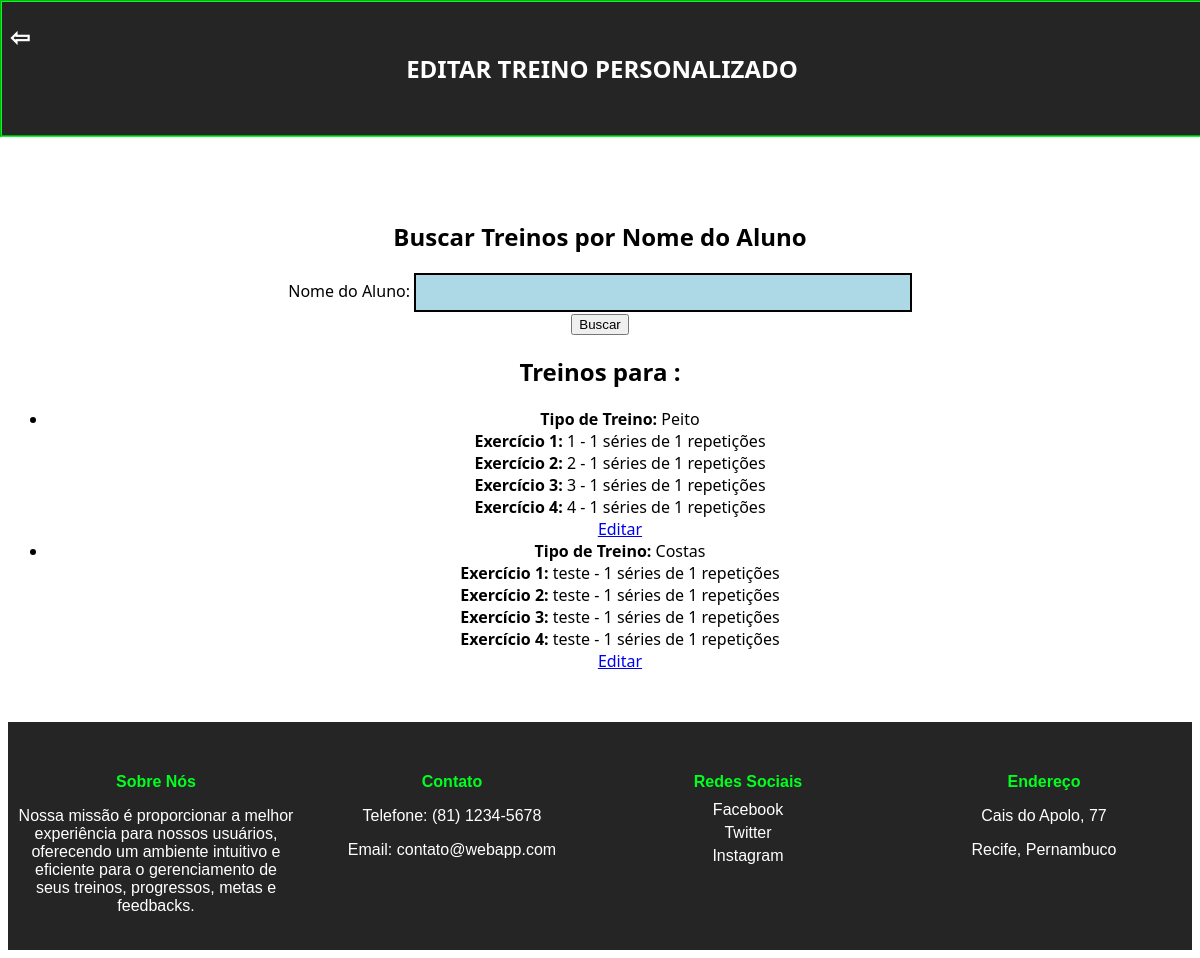
The app's page /editar_treinos/1/ with its own data.
### webapp/models.py (models this page shows, shortened)
class Treino(models.Model):
    TIPO_TREINO_CHOICES = (
        ('costas', 'Costas'),
        ('peito', 'Peito'),
        ('perna', 'Perna'),
        ('braco', 'Braço'),
    )
    aluno = models.ForeignKey(Dados, on_delete=models.CASCADE)
    tipo_treino = models.CharField(max_length=100, choices=TIPO_TREINO_CHOICES)
    exercicio1_nome = models.CharField(max_length=100)
    exercicio1_series = models.PositiveIntegerField()
    exercicio1_repeticoes = models.PositiveIntegerField()
    exercicio2_nome = models.CharField(max_length=100)
    exercicio2_series = models.PositiveIntegerField()
    exercicio2_repeticoes = models.PositiveIntegerField()
    exercicio3_nome = models.CharField(max_length=100)
    exercicio3_series = models.PositiveIntegerField()
    exercicio3_repeticoes = models.PositiveIntegerField()
    exercicio4_nome = models.CharField(max_length=100)
    exercicio4_series = models.PositiveIntegerField()
    exercicio4_repeticoes = models.PositiveIntegerField()

### webapp/views.py (the view)
# urls.py: path('editar_treinos/<int:treino_id>/', views.editar_treinos, name='editar_treinos'),
def editar_treinos(request, treino_id):
    treino = get_object_or_404(Treino, id=treino_id)
    if request.method == 'POST':
        form = TreinoEditForm(request.POST, instance=treino)
        if form.is_valid():
            form.save()
            mensagem_sucesso = "Treino editado com sucesso!"
    else:
        form = TreinoEditForm(instance=treino)
    return render(request, 'pagina_editar_treino.html', {
        'treino_edit_form': form,
        'treinos': Treino.objects.filter(aluno=treino.aluno),
        'nome_aluno_form': NomeAlunoForm(initial={'nome_aluno': treino.aluno.nome}),
    })

### webapp/forms.py
class TreinoEditForm(forms.ModelForm):
    class Meta:
        model = Treino
        fields = ['tipo_treino', 'exercicio1_nome', 'exercicio1_series', 'exercicio1_repeticoes',
                  'exercicio2_nome', 'exercicio2_series', 'exercicio2_repeticoes',
                  'exercicio3_nome', 'exercicio3_series', 'exercicio3_repeticoes',
                  'exercicio4_nome', 'exercicio4_series', 'exercicio4_repeticoes']

class NomeAlunoForm(forms.Form):
    nome_aluno = forms.CharField(label='Nome do Aluno', max_length=100)

### webapp/templates/pagina_editar_treino.html (shortened to what this page needs)
<!DOCTYPE html>
<html lang="pt-br">
<head>
</head>
<body>
    <div id="menu">
        <a href="{% url 'home_adm' %}">
            <h2 id="voltar" style="color: white;">⇦</h2>
        </a>
        <h2>EDITAR TREINO PERSONALIZADO</h2>
    </div>
     <div id="login_box">
        <h2>Buscar Treinos por Nome do Aluno</h2>
        <form method="post" action="{% url 'exibir_treinos' %}">
            <div class="input-group">
                <label for="nome_aluno">Nome do Aluno:</label>
                <input type="text" id="nome_aluno" name="nome_aluno" required>
            </div>
            <button type="submit">Buscar</button>
        </form>
    {% if treinos %}
    <h2>Treinos para {{ nome_aluno_form.cleaned_data.nome_aluno }}:</h2>
    <ul>
        {% for treino in treinos %}
        <li>
            <strong>Tipo de Treino:</strong> {{ treino.get_tipo_treino_display }}<br>
            <strong>Exercício 1:</strong> {{ treino.exercicio1_nome }} - {{ treino.exercicio1_series }} séries de {{ treino.exercicio1_repeticoes }} repetições<br>
            <strong>Exercício 2:</strong> {{ treino.exercicio2_nome }} - {{ treino.exercicio2_series }} séries de {{ treino.exercicio2_repeticoes }} repetições<br>
            <strong>Exercício 3:</strong> {{ treino.exercicio3_nome }} - {{ treino.exercicio3_series }} séries de {{ treino.exercicio3_repeticoes }} repetições<br>
            <strong>Exercício 4:</strong> {{ treino.exercicio4_nome }} - {{ treino.exercicio4_series }} séries de {{ treino.exercicio4_repeticoes }} repetições<br>
            <a href="#" onclick="showEditForm({{ treino.id }})">Editar</a>
        </li>
        {% endfor %}
    </ul>
    {% elif aluno and not treinos %}
    <p>Não há Treinos criados para {{ aluno.nome }}.</p>
    {% endif %}
</body>
<footer>
    <div class="footer-container">
        <div class="footer-section">
            <h4>Sobre Nós</h4>
            <p>Nossa missão é proporcionar a melhor experiência para nossos usuários, oferecendo um ambiente intuitivo e eficiente para o gerenciamento de seus treinos, progressos, metas e feedbacks.</p>
        </div>
        <div class="footer-section">
            <h4>Contato</h4>
            <p>Telefone: (81) 1234-5678</p>
            <p>Email: contato@webapp.com</p>
        </div>
        <div class="footer-section">
            <h4>Redes Sociais</h4>
            <a href="https://facebook.com" target="_blank">Facebook</a>
            <a href="https://twitter.com" target="_blank">Twitter</a>
            <a href="https://instagram.com" target="_blank">Instagram</a>
        </div>
        <div class="footer-section">
            <h4>Endereço</h4>
            <p>Cais do Apolo, 77</p>
            <p>Recife, Pernambuco</p>
        </div>
    </div>
</footer>
</html>

### webapp/templates/pagina_editar_treino.html (style rules this page uses)
body { font-family: system-ui, -apple-system, BlinkMacSystemFont, 'Segoe UI', Roboto, Oxygen, Ubuntu, Cantarell, 'Open Sans', 'Helvetica Neue', sans-serif; text-align: center; }
#login_box { font-family: system-ui, -apple-system, BlinkMacSystemFont, 'Segoe UI', Roboto, Oxygen, Ubuntu, Cantarell, 'Open Sans', 'Helvetica Neue', sans-serif; text-align: center; align-items: center; margin-top: 220px; }
input { border: 2px solid black; padding: 10px; background-color: lightblue; }
input[type=text], input[type=password] { width: 40%; }
#menu { padding-top: 30px; padding-bottom: 30px; background-color: lightblue; width: 100%; text-align: center; margin-bottom: 50px; position: fixed; top: 0; left: 0; border-bottom: 1px solid black; }
#menu { background-color: rgb(37, 37, 37); border: 2.5px groove rgb(0, 255, 30); color: white; padding-top: 30px; padding-bottom: 30px; width: 100%; text-align: center; margin-bottom: 50px; position: fixed; top: 0; left: 0; }
#voltar { position: fixed; left: 10px; top: 0; }
footer { background-color: rgb(37, 37, 37);; color: white; padding: 20px 0; font-family: Arial, sans-serif; margin-top: 50px; }
.footer-container { display: flex; justify-content: space-around; flex-wrap: wrap; }
.footer-section { flex: 1; min-width: 200px; margin: 10px; }
.footer-section h4 { margin-bottom: 10px; color: rgb(0, 255, 30); }
.footer-section p, .footer-section a { color: white; text-decoration: none; display: block; margin-bottom: 5px; }
.footer-section a { color: white; }

### records on screen
Treino: tipo_treino "Peito", exercicio1_nome "1", exercicio1_series "1", exercicio1_repeticoes "1", exercicio2_nome "2", exercicio2_series "1", exercicio2_repeticoes "1", exercicio3_nome "3", exercicio3_series "1", exercicio3_repeticoes "1", exercicio4_nome "4", exercicio4_series "1", exercicio4_repeticoes "1"
Treino: tipo_treino "Costas", exercicio1_nome "teste", exercicio1_series "1", exercicio1_repeticoes "1", exercicio2_nome "teste", exercicio2_series "1", exercicio2_repeticoes "1", exercicio3_nome "teste", exercicio3_series "1", exercicio3_repeticoes "1", exercicio4_nome "teste", exercicio4_series "1", exercicio4_repeticoes "1"
